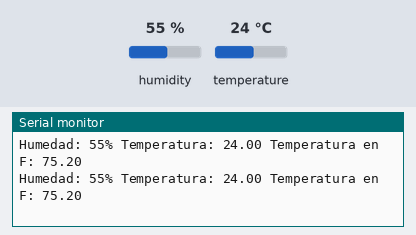
Recording of a sketch running on a simulated Arduino Uno, built with avr-gcc and run on an emulated ATmega328P. On the bench: the last lines printed to the serial monitor. The test bench sets the inputs (shaded band); at power-on: humidity 55 %, temperature 24 °C.

Above: at 2.8 s.
2.9 s: humidity set to 22 %
At 4.5 s:
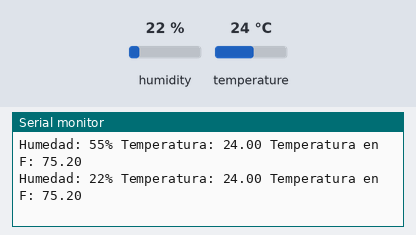
5.6 s: temperature set to 12 °C
At 6.0 s:
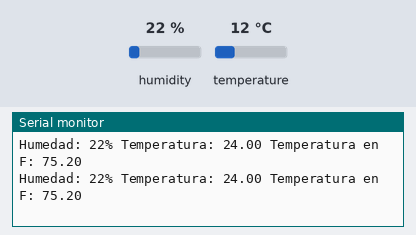
8.3 s: humidity set to 40 %
At 9.0 s:
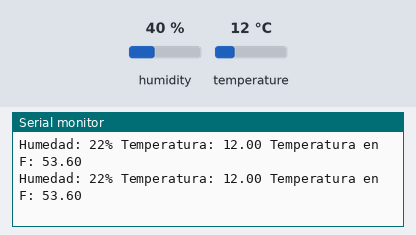
Timing chart, 0 to 11.3 s (numbered marks = the images above; inputs shaded):
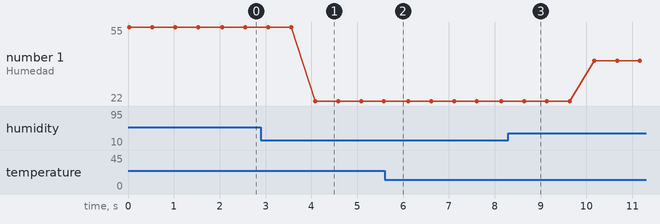

Measured:
- after the input at 2.9 s, the serial monitor: prints a new line after 1.2 s (image 1)
- plotted number 1: 55 → 22 after the input at 2.9 s, 22 → 40 after the input at 8.3 s

The sketch:

sketch_33_sensor_de_temperatura_Y_humedad.ino
```cpp
#include <DHT.h>
#include <DHT_U.h>

#define Type DHT11
int dhtPin = 13;
DHT HT(dhtPin, Type);
int humidity;
float tempC;
float tempF;
int dt = 500;

void setup() {
  Serial.begin(9600);
  HT.begin();
}

void loop() {
  humidity = HT.readHumidity();
  tempC = HT.readTemperature();
  tempF = HT.readTemperature(true);
  Serial.print("Humedad: ");
  Serial.print(humidity);
  Serial.print("%");

  Serial.print(" Temperatura: ");
  Serial.print(tempC);

  Serial.print(" Temperatura en F: ");
  Serial.println(tempF);
  delay(dt);
}
```
